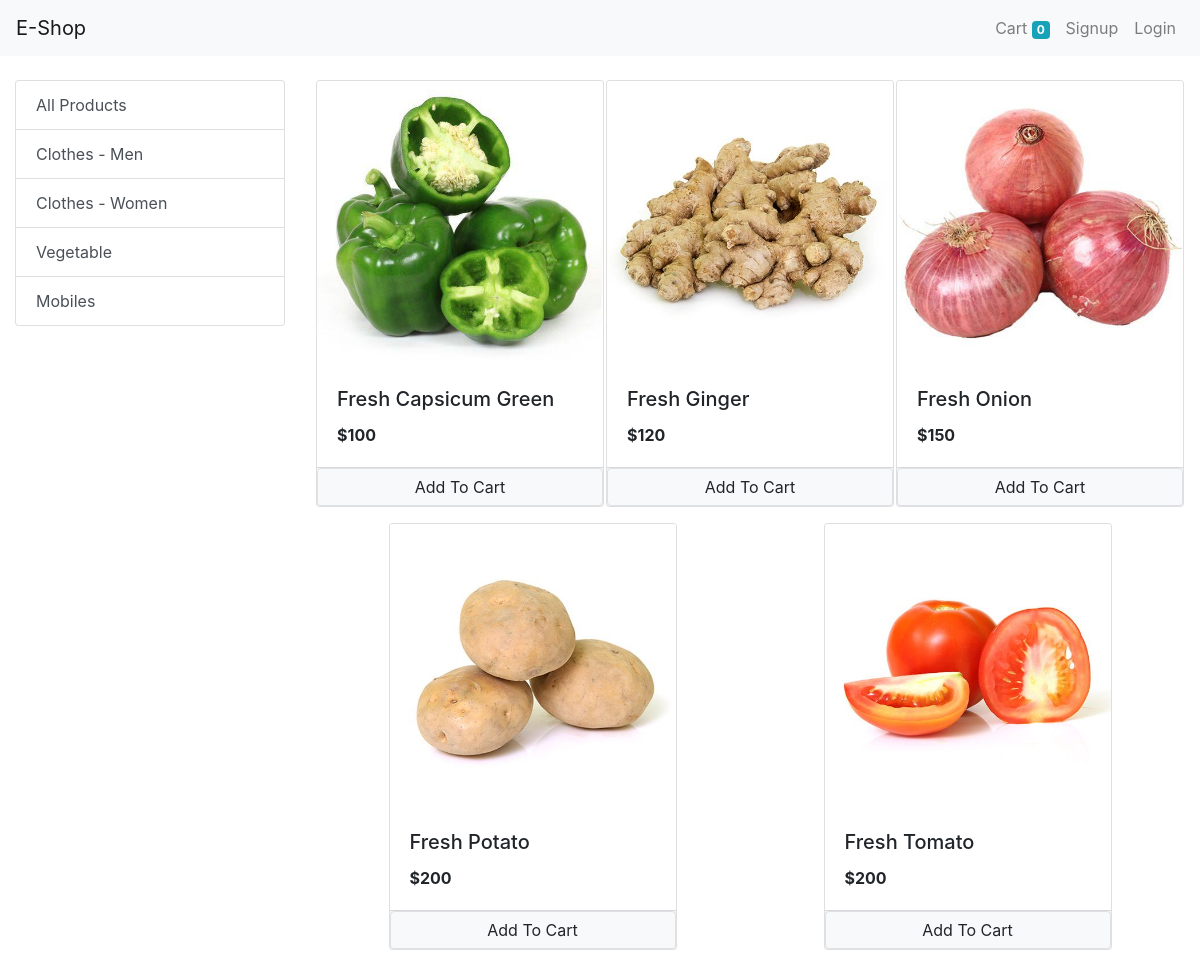
Screenshot of /?category=3 with the database file from the repository.
### store/models/category.py (models this page shows, shortened)
class Category(models.Model):
    name = models.CharField(max_length=255)
    @staticmethod
    def get_all_categories():
        return Category.objects.all()

### store/models/product.py (models this page shows, shortened)
class Product(models.Model):
    category = models.ForeignKey(Category, on_delete=models.CASCADE)
    name = models.CharField(max_length= 50)
    price = models.IntegerField(default= 0)
    description = models.CharField(max_length=200, default= '', null=True, blank=True)
    image = models.ImageField(upload_to='uploads/products/')
    @staticmethod
    def get_all_products_by_categoryid(category_id):
        if category_id:
            return Product.objects.filter(category = category_id)
        else:
            return Product.get_all_products()

### store/views/home.py (the view, shortened to what this page needs)
# urls.py: path('', Index.as_view(), name="home"),
class Index(View):
    def get(self, request):
        cart = request.session.get('cart')
        if not cart:
            request.session['cart'] = {}
        products = None
        categories = Category.get_all_categories()
        categoryID = request.GET.get('category')
        if categoryID:
            products = Product.get_all_products_by_categoryid(categoryID)
        else:
            products = Product.get_all_products()
        data = {}
        data['products'] = products
        data['categories'] = categories
        print("you are: " ,request.session.get('email'))
        return render(request, 'index.html', data)

### store/templatetags/cart.py (called while the page is built)
@register.filter(name='is_in_cart')
def is_in_cart(product, cart):
    keys = cart.keys()
    for id in keys:
        if int(id) == product.id:
            return True
    return False

### store/templatetags/custom_filter.py (called while the page is built)
@register.filter(name='currency')
def currency(number):
    return "$"+str(number)

### store/templates/index.html (shortened to what this page needs)
{% extends 'base.html' %}
{% block content %}
{% load cart %}
{% load custom_filter %}
<div class="container-fluid mt-4">
    <div class="row">
        <div class="col-lg-3 mx-auto">
            <div class="list-group">
                <a href="/" class="list-group-item list-group-item-action" aria-current="true">
                    All Products
                  </a>
                {% for category in categories %}
                <a href="/?category={{category.id}}" class="list-group-item list-group-item-action" aria-current="true">
                  {{category.name}}
                </a>
                {% endfor %}
            </div>
        </div>
        <div id= "products" class="col-lg-9 mx-auto">
            <div class="row mx-auto">
                {% for product in products %}
                <div class="card mx-auto mb-3" id={{product.id}} style="width: 18rem;">
                <img class="card-img-top" src="{{product.image.url}}" alt="Card image cap">
                <div class="card-body">
                    <h5 class="card-title">{{product.name}}</h5>
                    <p class="card-text"><b>{{product.price|currency}}</b></p>
                </div>
                <div class="card-footer p-0">
                    {% if product|is_in_cart:request.session.cart %}
                    <div class="row no-gutters">
                        <form action="/#{{product.id}}" class="col-2" method="post">
                            {% csrf_token %}
                            <input hidden type="text" name='product' value='{{product.id}}'>
                            <input hidden type="text" name='remove' value='True'>
                            <input type="submit" value=" - " class="btn btn-block btn-secondary">
                        </form>
                        <div class="text-center col">{{ product | cart_quantity:request.session.cart}} in cart</div>
                        <form action="/#{{product.id}}" class="col-2" method="post">
                            {% csrf_token %}
                            <input hidden type="text" name='product' value='{{product.id}}'>
                            <input type="submit" value=" + " class="btn btn-block btn-secondary">
                        </form>
                    </div>
                    {% else %}
                    <form action="/#{{product.id}}" method="POST">
                    <input type="submit" class="float-right btn btn-light border btn-block" value="Add To Cart">
                    </form>
                    {% endif %}
                </div>
            </div>
                {% endfor %}
            </div>
        </div>
    </div>
</div>
{% endblock %}

### rows the page displays
Category: name "Clothes - Men"
Category: name "Clothes - Women"
Category: name "Vegetable"
Category: name "Mobiles"
Product: image (picture), name "Fresh Capsicum Green", price "$100"
Product: image (picture), name "Fresh Ginger", price "$120"
Product: image (picture), name "Fresh Onion", price "$150"
Product: image (picture), name "Fresh Potato", price "$200"
Product: image (picture), name "Fresh Tomato", price "$200"

### other values shown
{{ request.session.cart.keys|length }} "0"
